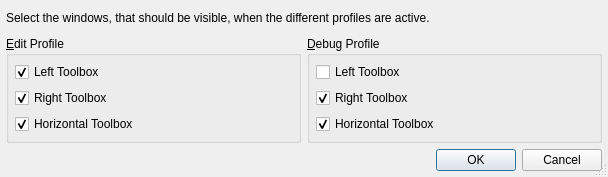
<?xml version="1.0" encoding="UTF-8"?>
<ui version="4.0">
 <class>ViewProfileToolboxesDialog</class>
 <widget class="QDialog" name="ViewProfileToolboxesDialog">
  <property name="geometry">
   <rect>
    <x>0</x>
    <y>0</y>
    <width>608</width>
    <height>177</height>
   </rect>
  </property>
  <property name="windowTitle">
   <string>Configure View Profiles</string>
  </property>
  <property name="sizeGripEnabled">
   <bool>true</bool>
  </property>
  <layout class="QGridLayout" name="gridLayout">
   <item row="0" column="0" colspan="2">
    <widget class="QLabel" name="textLabel1">
     <property name="text">
      <string>Select the windows, that should be visible, when the different profiles are active.</string>
     </property>
     <property name="alignment">
      <set>Qt::AlignVCenter</set>
     </property>
    </widget>
   </item>
   <item row="1" column="0">
    <widget class="QGroupBox" name="editGroup">
     <property name="title">
      <string>&amp;Edit Profile</string>
     </property>
     <layout class="QVBoxLayout" name="verticalLayout_2">
      <item>
       <widget class="QCheckBox" name="epltCheckBox">
        <property name="text">
         <string>Left Toolbox</string>
        </property>
        <property name="checked">
         <bool>true</bool>
        </property>
       </widget>
      </item>
      <item>
       <widget class="QCheckBox" name="eprtCheckBox">
        <property name="text">
         <string>Right Toolbox</string>
        </property>
        <property name="checked">
         <bool>true</bool>
        </property>
       </widget>
      </item>
      <item>
       <widget class="QCheckBox" name="ephtCheckBox">
        <property name="text">
         <string>Horizontal Toolbox</string>
        </property>
        <property name="checked">
         <bool>true</bool>
        </property>
       </widget>
      </item>
     </layout>
    </widget>
   </item>
   <item row="1" column="1">
    <widget class="QGroupBox" name="debugGroup">
     <property name="title">
      <string>&amp;Debug Profile</string>
     </property>
     <layout class="QVBoxLayout" name="verticalLayout">
      <item>
       <widget class="QCheckBox" name="dpltCheckBox">
        <property name="text">
         <string>Left Toolbox</string>
        </property>
       </widget>
      </item>
      <item>
       <widget class="QCheckBox" name="dprtCheckBox">
        <property name="text">
         <string>Right Toolbox</string>
        </property>
        <property name="checked">
         <bool>true</bool>
        </property>
       </widget>
      </item>
      <item>
       <widget class="QCheckBox" name="dphtCheckBox">
        <property name="text">
         <string>Horizontal Toolbox</string>
        </property>
        <property name="checked">
         <bool>true</bool>
        </property>
       </widget>
      </item>
     </layout>
    </widget>
   </item>
   <item row="2" column="0" colspan="2">
    <widget class="QDialogButtonBox" name="buttonBox">
     <property name="orientation">
      <enum>Qt::Horizontal</enum>
     </property>
     <property name="standardButtons">
      <set>QDialogButtonBox::Cancel|QDialogButtonBox::Ok</set>
     </property>
    </widget>
   </item>
  </layout>
 </widget>
 <layoutdefault spacing="6" margin="6"/>
 <pixmapfunction>qPixmapFromMimeSource</pixmapfunction>
 <tabstops>
  <tabstop>epltCheckBox</tabstop>
  <tabstop>eprtCheckBox</tabstop>
  <tabstop>ephtCheckBox</tabstop>
  <tabstop>dpltCheckBox</tabstop>
  <tabstop>dprtCheckBox</tabstop>
  <tabstop>dphtCheckBox</tabstop>
  <tabstop>buttonBox</tabstop>
 </tabstops>
 <resources/>
 <connections>
  <connection>
   <sender>buttonBox</sender>
   <signal>accepted()</signal>
   <receiver>ViewProfileToolboxesDialog</receiver>
   <slot>accept()</slot>
   <hints>
    <hint type="sourcelabel">
     <x>56</x>
     <y>208</y>
    </hint>
    <hint type="destinationlabel">
     <x>56</x>
     <y>229</y>
    </hint>
   </hints>
  </connection>
  <connection>
   <sender>buttonBox</sender>
   <signal>rejected()</signal>
   <receiver>ViewProfileToolboxesDialog</receiver>
   <slot>reject()</slot>
   <hints>
    <hint type="sourcelabel">
     <x>146</x>
     <y>215</y>
    </hint>
    <hint type="destinationlabel">
     <x>146</x>
     <y>234</y>
    </hint>
   </hints>
  </connection>
 </connections>
</ui>
